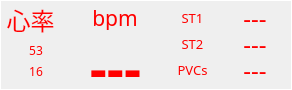
  <widget class="QFrame" name="frame_ECG">
   <property name="geometry">
    <rect>
     <x>730</x>
     <y>146</y>
     <width>292</width>
     <height>90</height>
    </rect>
   </property>
   <property name="font">
    <font>
     <family>文泉驿微米黑</family>
    </font>
   </property>
   <property name="autoFillBackground">
    <bool>false</bool>
   </property>
   <property name="styleSheet">
    <string notr="true">color:red;
border-color: rgb(255, 255, 255);
border-width:1px;
border-style:solid;</string>
   </property>
   <property name="frameShape">
    <enum>QFrame::StyledPanel</enum>
   </property>
   <property name="frameShadow">
    <enum>QFrame::Plain</enum>
   </property>
   <widget class="QLabel" name="TextLabel_XinLv">
    <property name="geometry">
     <rect>
      <x>5</x>
      <y>5</y>
      <width>51</width>
      <height>30</height>
     </rect>
    </property>
    <property name="font">
     <font>
      <family>文泉驿微米黑</family>
      <pointsize>18</pointsize>
     </font>
    </property>
    <property name="styleSheet">
     <string notr="true">border-style:none;</string>
    </property>
    <property name="text">
     <string>心率</string>
    </property>
    <property name="alignment">
     <set>Qt::AlignCenter</set>
    </property>
   </widget>
   <widget class="QLabel" name="TextLabel_XinLv_ShangXian">
    <property name="geometry">
     <rect>
      <x>20</x>
      <y>40</y>
      <width>32</width>
      <height>20</height>
     </rect>
    </property>
    <property name="font">
     <font>
      <family>文泉驿微米黑</family>
     </font>
    </property>
    <property name="styleSheet">
     <string notr="true">border-style:none;</string>
    </property>
    <property name="text">
     <string>53</string>
    </property>
    <property name="alignment">
     <set>Qt::AlignCenter</set>
    </property>
   </widget>
   <widget class="QLabel" name="TextLabel_XinLv_XiaXian">
    <property name="geometry">
     <rect>
      <x>20</x>
      <y>61</y>
      <width>32</width>
      <height>20</height>
     </rect>
    </property>
    <property name="font">
     <font>
      <family>文泉驿微米黑</family>
     </font>
    </property>
    <property name="styleSheet">
     <string notr="true">border-style:none;</string>
    </property>
    <property name="text">
     <string>16</string>
    </property>
    <property name="alignment">
     <set>Qt::AlignCenter</set>
    </property>
   </widget>
   <widget class="QLabel" name="TextLabel_XinLv_bpm">
    <property name="geometry">
     <rect>
      <x>90</x>
      <y>5</y>
      <width>50</width>
      <height>25</height>
     </rect>
    </property>
    <property name="font">
     <font>
      <family>文泉驿微米黑</family>
      <pointsize>16</pointsize>
     </font>
    </property>
    <property name="styleSheet">
     <string notr="true">border-style:none;</string>
    </property>
    <property name="text">
     <string>bpm</string>
    </property>
    <property name="alignment">
     <set>Qt::AlignCenter</set>
    </property>
   </widget>
   <widget class="QLabel" name="TextLabel_XinLv_value">
    <property name="geometry">
     <rect>
      <x>60</x>
      <y>31</y>
      <width>111</width>
      <height>57</height>
     </rect>
    </property>
    <property name="font">
     <font>
      <family>文泉驿微米黑</family>
      <pointsize>40</pointsize>
      <weight>75</weight>
      <bold>true</bold>
     </font>
    </property>
    <property name="layoutDirection">
     <enum>Qt::RightToLeft</enum>
    </property>
    <property name="styleSheet">
     <string notr="true">border-style:none;</string>
    </property>
    <property name="midLineWidth">
     <number>1</number>
    </property>
    <property name="text">
     <string>---</string>
    </property>
    <property name="textFormat">
     <enum>Qt::RichText</enum>
    </property>
    <property name="alignment">
     <set>Qt::AlignCenter</set>
    </property>
   </widget>
   <widget class="QLabel" name="TextLabel_XinLv_QiBo">
    <property name="geometry">
     <rect>
      <x>170</x>
      <y>57</y>
      <width>45</width>
      <height>26</height>
     </rect>
    </property>
    <property name="font">
     <font>
      <family>文泉驿微米黑</family>
      <pointsize>10</pointsize>
     </font>
    </property>
    <property name="autoFillBackground">
     <bool>false</bool>
    </property>
    <property name="styleSheet">
     <string notr="true">border-style:none;</string>
    </property>
    <property name="text">
     <string>PVCs</string>
    </property>
    <property name="alignment">
     <set>Qt::AlignCenter</set>
    </property>
   </widget>
   <widget class="QLabel" name="TextLabel_XinLv_STkaiguan1">
    <property name="geometry">
     <rect>
      <x>170</x>
      <y>5</y>
      <width>45</width>
      <height>25</height>
     </rect>
    </property>
    <property name="font">
     <font>
      <family>文泉驿微米黑</family>
      <pointsize>10</pointsize>
     </font>
    </property>
    <property name="styleSheet">
     <string notr="true">border-style:none;</string>
    </property>
    <property name="text">
     <string>ST1</string>
    </property>
    <property name="alignment">
     <set>Qt::AlignCenter</set>
    </property>
   </widget>
   <widget class="QLabel" name="TextLabel_XinLv_STkaiguan2">
    <property name="geometry">
     <rect>
      <x>170</x>
      <y>31</y>
      <width>45</width>
      <height>25</height>
     </rect>
    </property>
    <property name="font">
     <font>
      <family>文泉驿微米黑</family>
      <pointsize>10</pointsize>
     </font>
    </property>
    <property name="styleSheet">
     <string notr="true">border-style:none;</string>
    </property>
    <property name="text">
     <string>ST2</string>
    </property>
    <property name="alignment">
     <set>Qt::AlignCenter</set>
    </property>
   </widget>
   <widget class="QLabel" name="TextLabel_XinLv_QiBo_KaiGuan">
    <property name="geometry">
     <rect>
      <x>230</x>
      <y>57</y>
      <width>50</width>
      <height>26</height>
     </rect>
    </property>
    <property name="font">
     <font>
      <family>文泉驿微米黑</family>
      <pointsize>18</pointsize>
     </font>
    </property>
    <property name="styleSheet">
     <string notr="true">border-style:none;</string>
    </property>
    <property name="text">
     <string>---</string>
    </property>
    <property name="alignment">
     <set>Qt::AlignCenter</set>
    </property>
   </widget>
   <widget class="QLabel" name="TextLabel_XinLv_STkaiguan1_Text">
    <property name="geometry">
     <rect>
      <x>230</x>
      <y>5</y>
      <width>50</width>
      <height>25</height>
     </rect>
    </property>
    <property name="font">
     <font>
      <family>文泉驿微米黑</family>
      <pointsize>18</pointsize>
     </font>
    </property>
    <property name="styleSheet">
     <string notr="true">border-style:none;</string>
    </property>
    <property name="text">
     <string>---</string>
    </property>
    <property name="alignment">
     <set>Qt::AlignCenter</set>
    </property>
   </widget>
   <widget class="QLabel" name="TextLabel_XinLv_STkaiguan2_Text">
    <property name="geometry">
     <rect>
      <x>230</x>
      <y>31</y>
      <width>50</width>
      <height>25</height>
     </rect>
    </property>
    <property name="font">
     <font>
      <family>文泉驿微米黑</family>
      <pointsize>18</pointsize>
     </font>
    </property>
    <property name="styleSheet">
     <string notr="true">border-style:none;</string>
    </property>
    <property name="text">
     <string>---</string>
    </property>
    <property name="alignment">
     <set>Qt::AlignCenter</set>
    </property>
   </widget>
  </widget>
